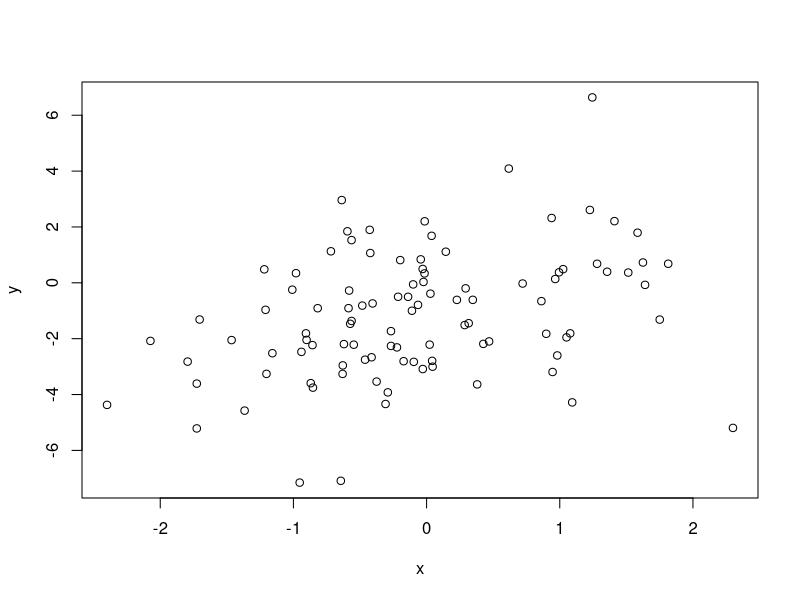
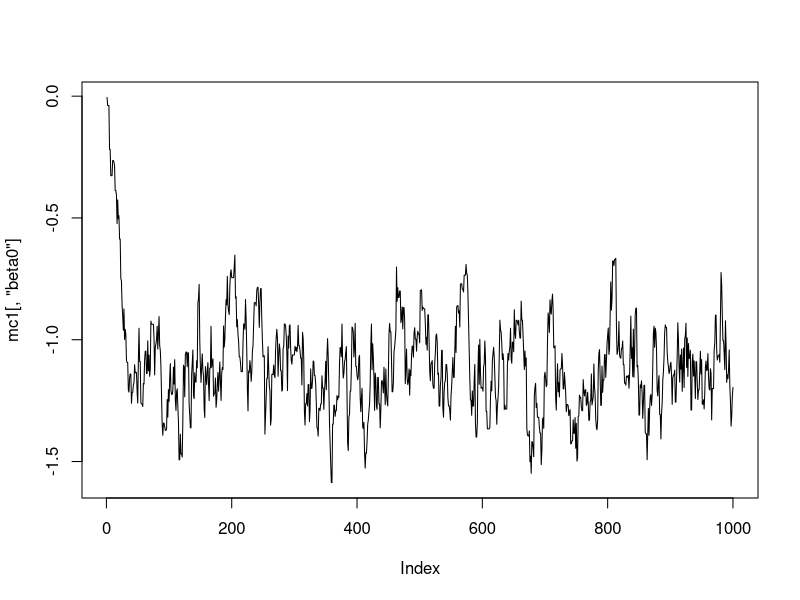
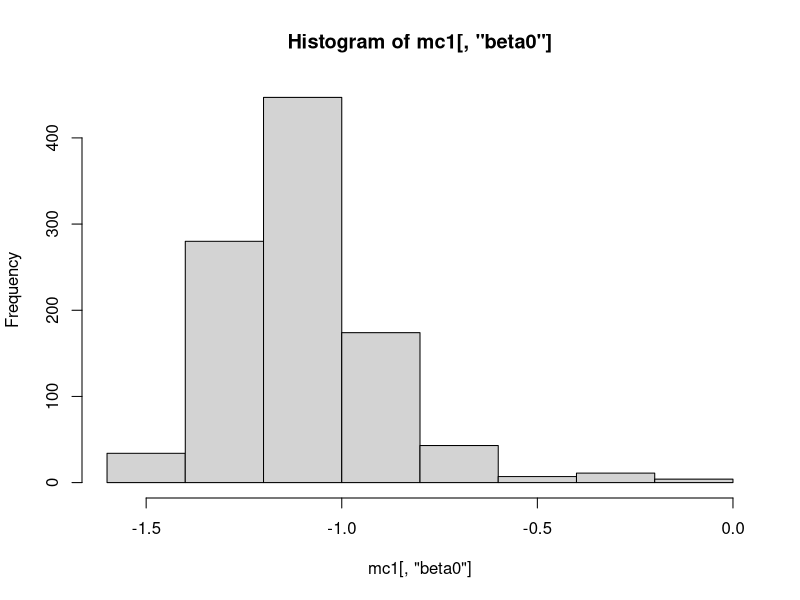
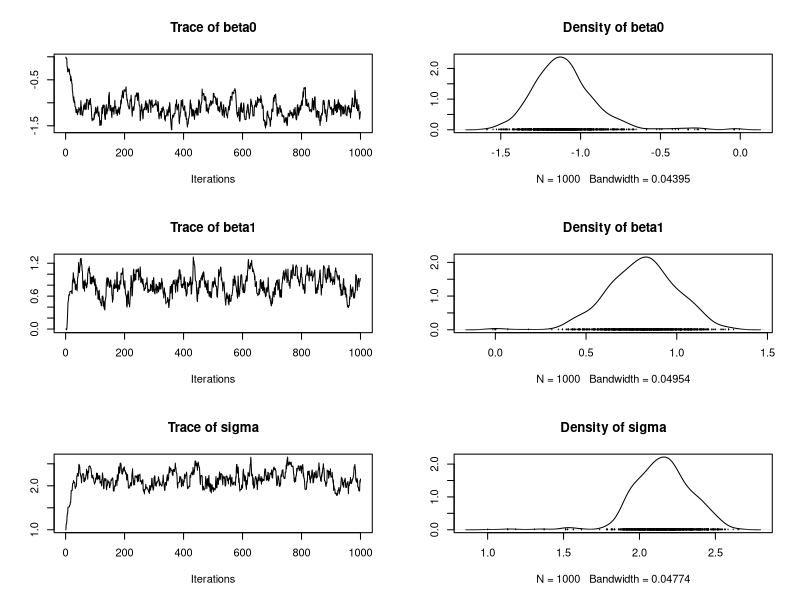

These charts were generated, in order, by the following R code:

n <- 100
x <- rnorm(n) # Covariate
beta0 <- -1
beta1 <- 1
sigma <- 2

mu <- beta0 + beta1*x
y <- rnorm(n, mu, sigma)


plot(x,y)

summary(lm1 <- lm(y~x))



## Likelihood

nll <- function(pars) {
    beta0 <- pars[1]
    beta1 <- pars[2]
    sigma <- pars[3]
    mu <- beta0 + beta1*x
    ll <- dnorm(y, mean=mu, sd=sigma, log=TRUE)
    -sum(ll)
}

starts <- c(beta0=0,beta1=0,sigma=1)

nll(starts)


starts2 <- c(beta0=2,beta1=0,sigma=1)

nll(starts2)




## Minimize neg log-like

fm <- optim(starts, nll, hessian=TRUE)
fm

mles <- fm$par

vcov <- solve(fm$hessian)

SEs <- sqrt(diag(vcov))

cbind(Est=mles, SE=SEs)





## Bayesian inference


## Gibbs sampler



lm.gibbs <- function(data, niter=10000,
                     start, tune) {

samples <- matrix(NA, niter, 3)
colnames(samples) <- c("beta0", "beta1", "sigma")

beta0 <- start[1]
beta1 <- start[2]
sigma <- start[3]

for(iter in 1:niter) {
    ## Sample from p(beta0|dot)
    mu <- beta0 + beta1*x
    ll.y <- sum(dnorm(y, mu, sigma, log=TRUE))
    prior.beta0 <- dnorm(beta0, 0, 1000, log=TRUE)

    beta0.cand <- rnorm(1, beta0, tune[1])
    mu.cand <- beta0.cand + beta1*x
    ll.y.cand <- sum(dnorm(y, mu.cand, sigma, log=TRUE))
    prior.beta0.cand <- dnorm(beta0.cand, 0, 1000, log=TRUE)

    mhr <- exp((ll.y.cand+prior.beta0.cand) - (ll.y+prior.beta0))
    if(runif(1) < mhr) {
        beta0 <- beta0.cand
    }

    ## Sample from p(beta1|dot)
    mu <- beta0 + beta1*x
    ll.y <- sum(dnorm(y, mu, sigma, log=TRUE))
    prior.beta1 <- dnorm(beta1, 0, 1000, log=TRUE)

    beta1.cand <- rnorm(1, beta1, tune[2])
    mu.cand <- beta0 + beta1.cand*x
    ll.y.cand <- sum(dnorm(y, mu.cand, sigma, log=TRUE))
    prior.beta1.cand <- dnorm(beta1.cand, 0, 1000, log=TRUE)

    mhr <- exp((ll.y.cand+prior.beta1.cand) - (ll.y+prior.beta1))
    if(runif(1) < mhr) {
        beta1 <- beta1.cand
    }

    ## Sample from p(sigma|dot)
    ll.y <- sum(dnorm(y, mu, sigma, log=TRUE))
    prior.sigma <- dunif(sigma, 0, 1000, log=TRUE)

    sigma.cand <- rnorm(1, sigma, tune[3])
    if(sigma.cand>0) {
        ll.y <- sum(dnorm(y, mu, sigma, log=TRUE))
        prior.sigma <- dunif(sigma, 0, 1000, log=TRUE)

        ll.y.cand <- sum(dnorm(y, mu, sigma.cand, log=TRUE))
        prior.sigma.cand <- dunif(sigma.cand, 0, 1000, log=TRUE)
    }

    mhr <- exp((ll.y.cand+prior.sigma.cand) - (ll.y+prior.sigma))
    if(runif(1) < mhr) {
        sigma <- sigma.cand
    }

    samples[iter,] <- c(beta0, beta1, sigma)


}


return(samples)


}



mc1 <- lm.gibbs(data=y, niter=1000,
                start=c(0,0,1),
                tune=c(0.1, 0.1, 0.1))


plot(mc1[,"beta0"], type="l")
hist(mc1[,"beta0"])



library(coda)


plot(mcmc(mc1))
